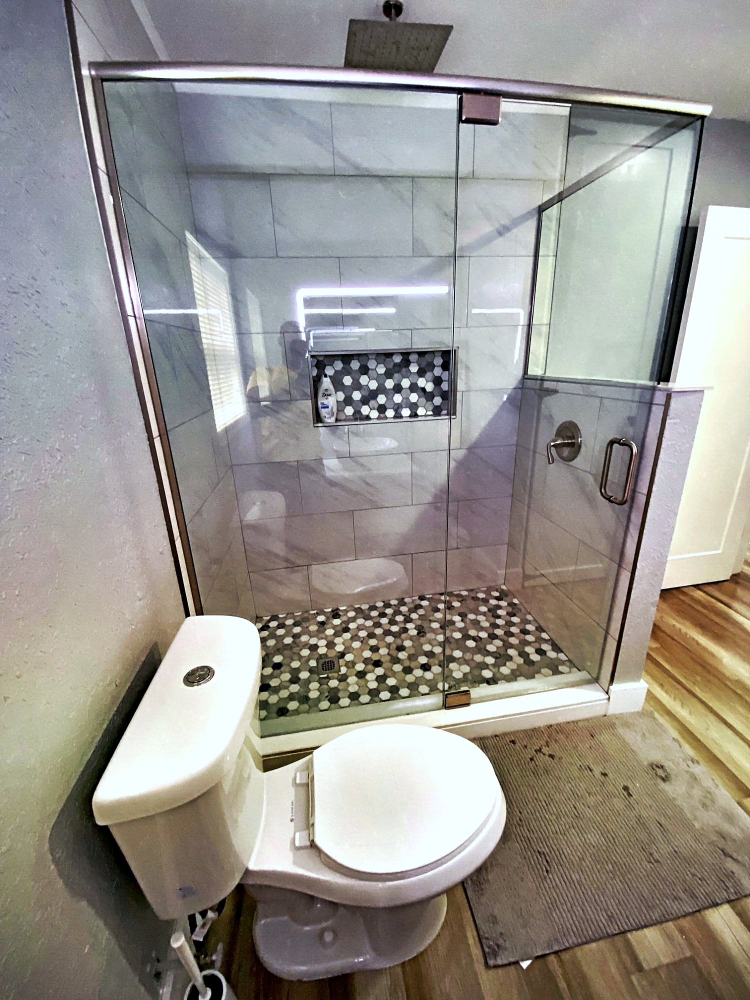
#> input picture images/bath-shower.jpg, 1500 x 2000 px (shown at 1/2 size); its folder holds 2 pictures in this run
$ python enhance.py ../images ../images/bath-vanity.jpg
#> lines starting #> are read from the running program, lines starting #| are printed output that depends on the picture; after the words box and inside, x2 and y2 are one past the last pixel; in counts of white or black regions, pixels touching at a corner belong together
import sys, os, numpy as np
from PIL import Image, ImageEnhance, ImageFilter, ImageOps

def enhance(path, out, max_edge=2000, q=86):
#> called with path = '../images/bath-shower.jpg', max_edge = 2000, q = 86
    im = Image.open(path); im = ImageOps.exif_transpose(im).convert("RGB")
#> in enhance, im is the input picture: PIL image 1500x2000 RGB; mean R, G, B 151.1, 147.6, 142.1
    if max(im.size) > max_edge:
        im.thumbnail((max_edge, max_edge), Image.LANCZOS)
    a = np.asarray(im).astype(np.float32) / 255.0

    # 1) White balance: gray-world on midtones, partial strength so mood lighting survives
    lum = 0.2126*a[...,0] + 0.7152*a[...,1] + 0.0722*a[...,2]
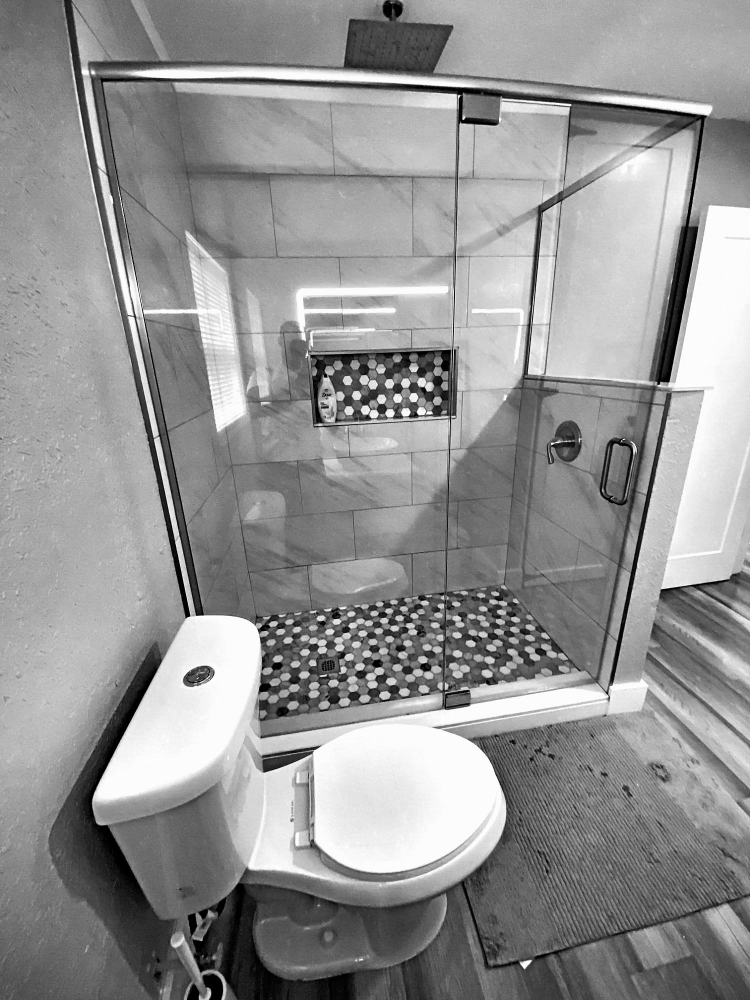
#> lum: shape (2000, 1500) float32 (shown at 1/2 size); min 0, max 1, mean 0.58
    mask = (lum > 0.12) & (lum < 0.9)
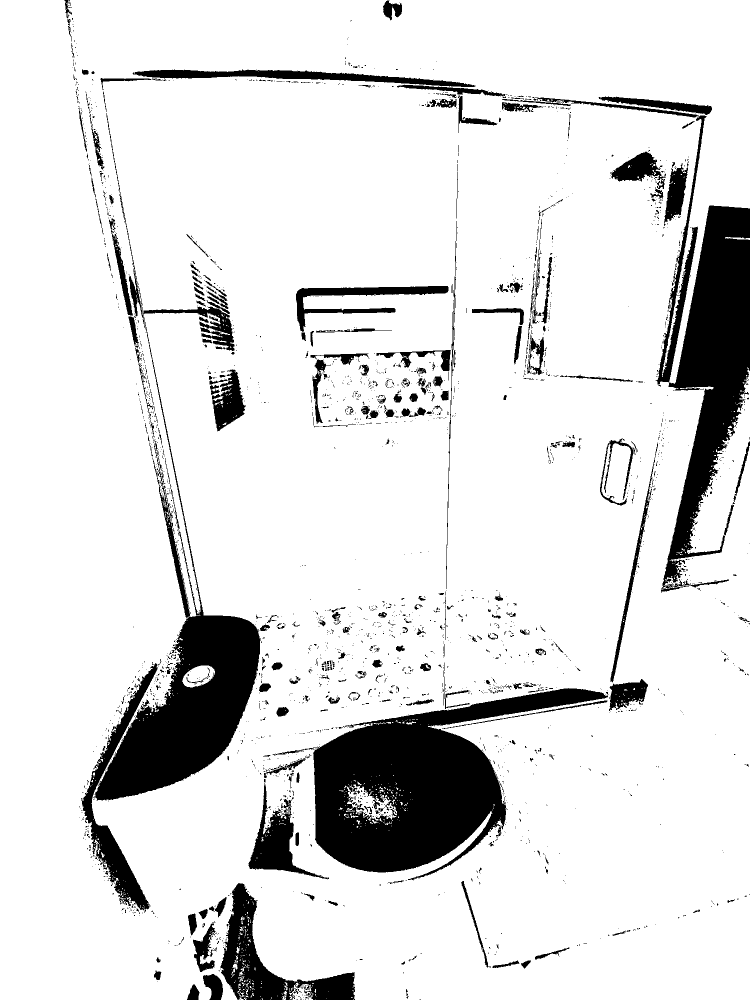
#> mask: shape (2000, 1500) bool (shown at 1/2 size); 87.5% white; 2663 black regions (2328 under 20 px), largest, box (x1, y1, x2, y2) and area: (626, 1376, 1216, 1761) 99322, (187, 384, 520, 1601) 71118, (1323, 411, 1500, 1178) 62103
    means = np.array([a[...,c][mask].mean() for c in range(3)])
#> means = [0.569, 0.551, 0.529]
    target = means.mean()
#> target = 0.55
    gains = target / means
#> gains = [0.966, 0.997, 1.04]
    strength = 0.65
    gains = 1 + (gains - 1) * strength
#> gains = [0.978, 0.998, 1.03]
    gains = np.clip(gains, 0.85, 1.18)
    a = np.clip(a * gains, 0, 1)

    # 2) Tonal stretch on luminance percentiles, same scale for all channels (keeps hue)
    lum = 0.2126*a[...,0] + 0.7152*a[...,1] + 0.0722*a[...,2]
    lo, hi = np.percentile(lum, 0.4), np.percentile(lum, 99.6)
#> lo = 0.00425; hi = 0.987
    lo = min(lo, 0.08); hi = max(hi, 0.92)
    a = np.clip((a - lo) / (hi - lo), 0, 1)

    # 3) Gentle lift for dark interiors
    med = np.median(0.2126*a[...,0] + 0.7152*a[...,1] + 0.0722*a[...,2])
#> med = 0.596
    if med < 0.40:
        gamma = 0.88 if med < 0.33 else 0.93
        a = np.power(a, gamma)

    # 4) Soft S-curve for a touch of contrast
    a = a + 0.06 * np.sin(2*np.pi*(a-0.5)) * -1 * -1 * (a*(1-a)*4)**0.5 * 0.5
    a = np.clip(a, 0, 1)

    im = Image.fromarray((a*255+0.5).astype(np.uint8))
    im = ImageEnhance.Color(im).enhance(1.08)
    im = im.filter(ImageFilter.UnsharpMask(radius=1.4, percent=55, threshold=3))
    im.save(out, quality=q, optimize=True, progressive=True)
    return im.size, round(float(med),3), [round(float(g),3) for g in gains]

if __name__ == "__main__":
    src, dst = sys.argv[1], sys.argv[2]
    os.makedirs(dst, exist_ok=True)
    for f in sorted(os.listdir(src)):
        if f.lower().endswith((".jpg",".jpeg")) and not f.startswith("mood-"):
            size, med, gains = enhance(os.path.join(src,f), os.path.join(dst,f))
            print(f"{f:24} {size[0]}x{size[1]} median={med} wb_gains={gains}")
#| bath-shower.jpg          1500x2000 median=0.596 wb_gains=[0.978, 0.998, 1.026]
#> pass 2 of the loop `for f in sorted(os.listdir(src)):`:
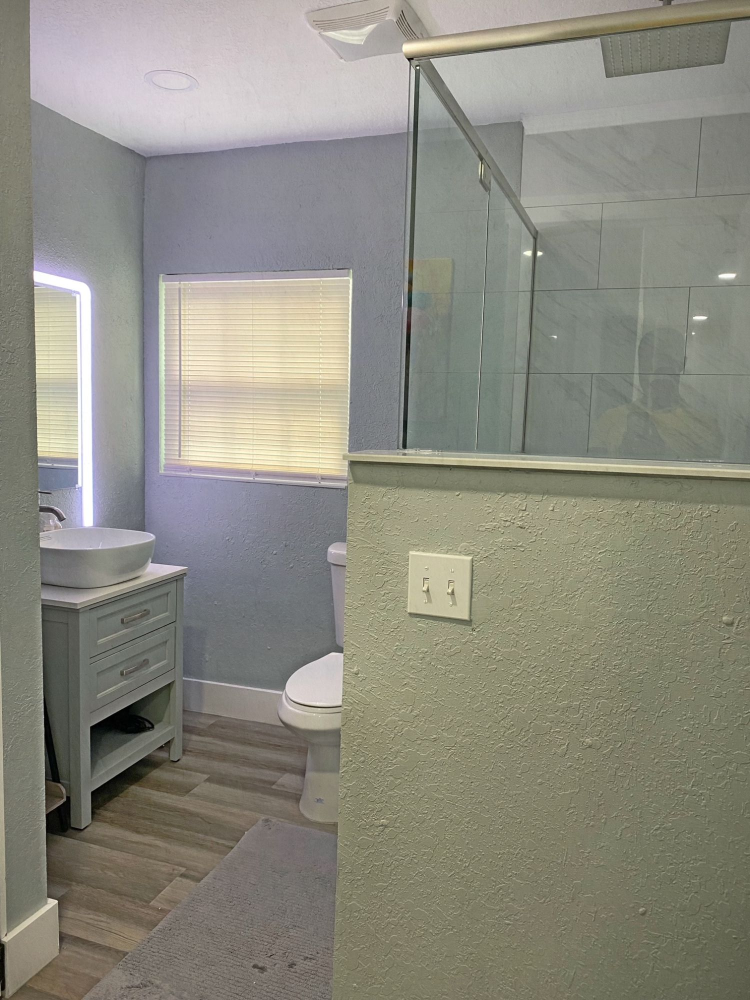
#> input picture images/bath-vanity.jpg, 1500 x 2000 px (shown at 1/2 size)
#> in enhance, im is the input picture: PIL image 1500x2000 RGB; mean R, G, B 140.3, 138.9, 127.7
#> in enhance (call 2), `mask = (lum > 0.12) & (lum < 0.9)`:
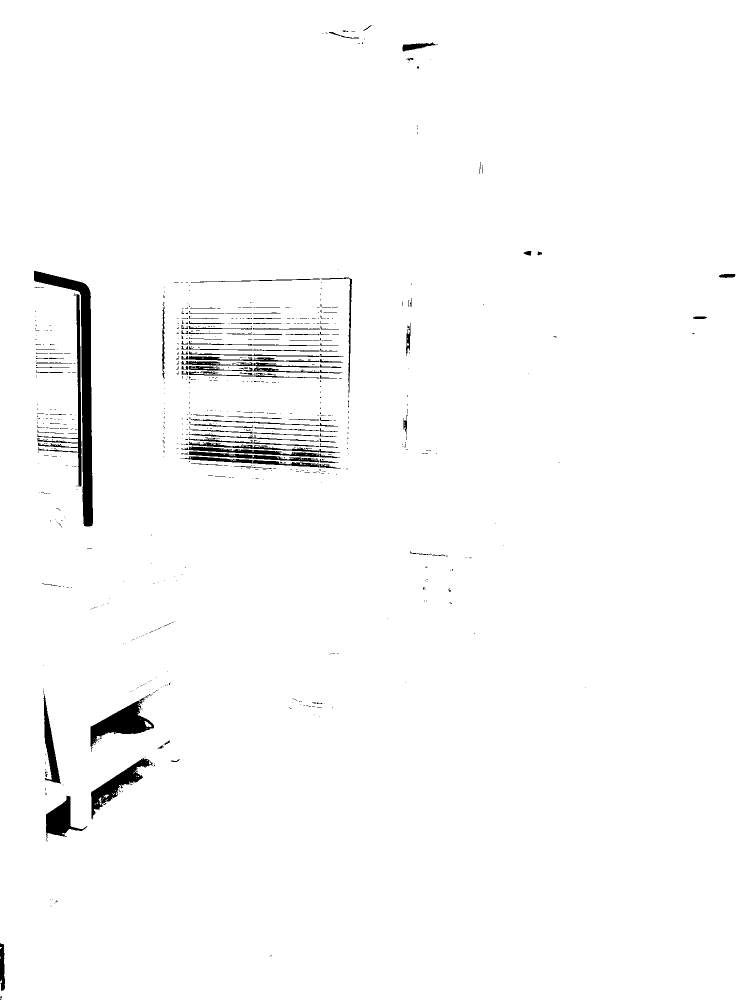
#> mask: shape (2000, 1500) bool (shown at 1/2 size); 98.2% white; 794 black regions (668 under 20 px), largest, box (x1, y1, x2, y2) and area: (68, 542, 186, 1053) 11083, (181, 1395, 308, 1504) 4888, (182, 1515, 305, 1639) 3788
#> means = [0.547, 0.542, 0.498]
#> target = 0.529
#> in enhance (call 2), `gains = target / means`: gains = [0.967, 0.976, 1.06]
#> in enhance (call 2), `gains = 1 + (gains - 1) * strength`: gains = [0.978, 0.985, 1.04]
#> in enhance (call 2), `lo, hi = np.percentile(lum, 0.4), np.percentile(lum, 99.6)`: lo = 0.0826; hi = 0.969
#> in enhance (call 2), `lo = min(lo, 0.08)`: lo = 0.08
#> med = 0.483
#> in enhance (call 2), `a = a + 0.06 * np.sin(2*np.pi*(a-0.5)) * -1 * -1 * (a*(1-a)*4)**0.5 * ..`:
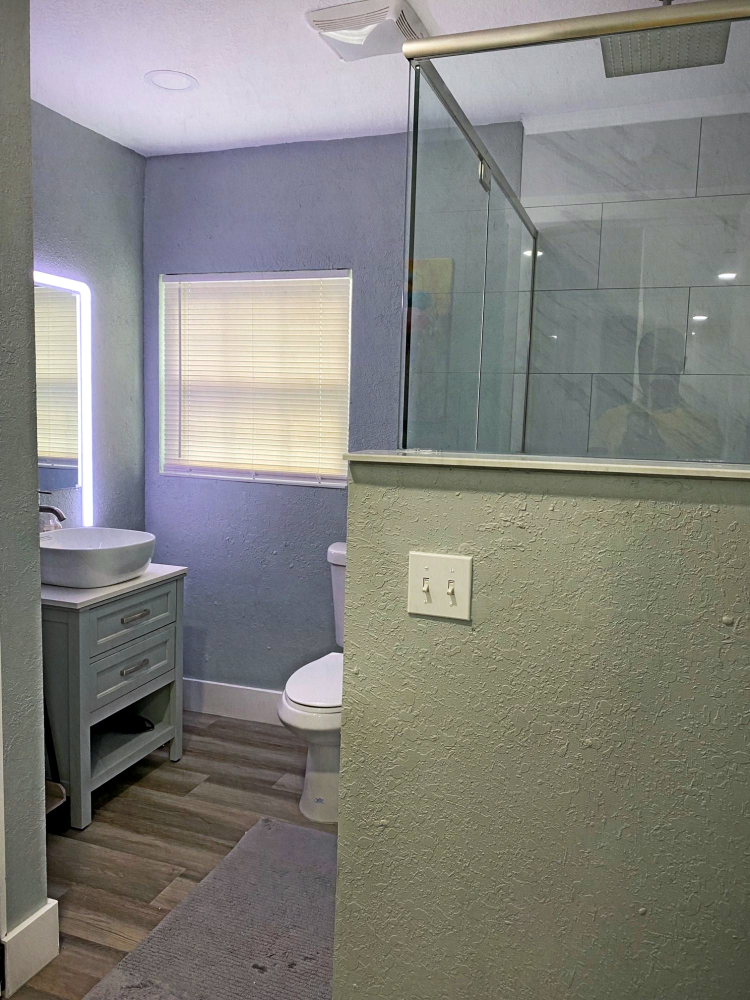
#> a: shape (2000, 1500, 3) float32 (shown at 1/2 size); mean R, G, B 0.515, 0.513, 0.492
#| bath-vanity.jpg          1500x2000 median=0.483 wb_gains=[0.978, 0.985, 1.04]
